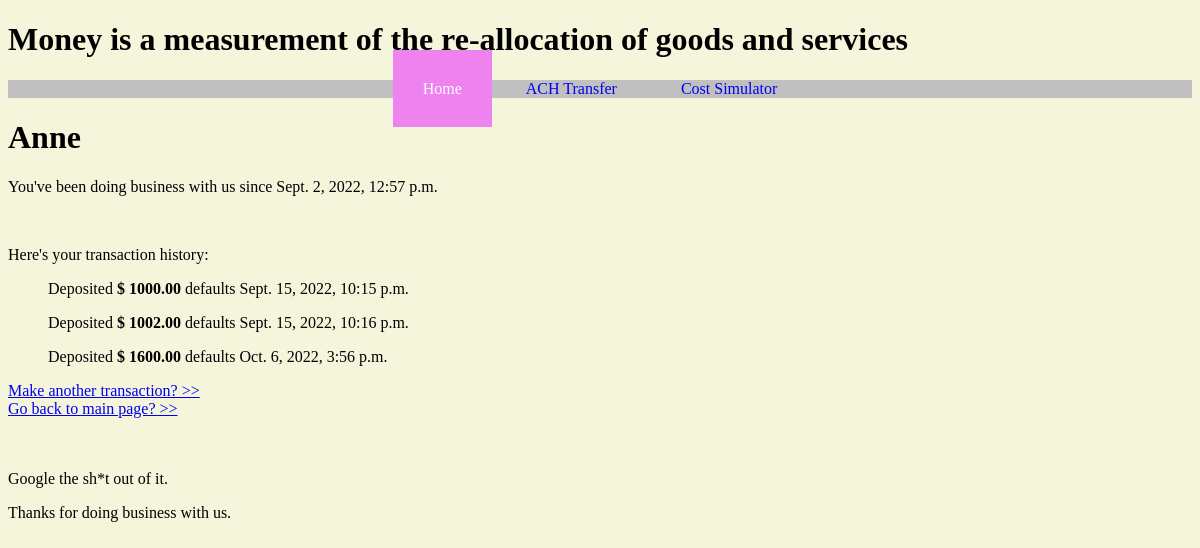
/2/account/, run on the app's committed database.
### perseverance/models.py (models this page shows, shortened)
class Customer(models.Model):
    customer_text = models.CharField(max_length=200)
    pub_date = models.DateTimeField('Doing business with us since ')

class Balance(models.Model):
    customer = models.ForeignKey(Customer, on_delete=models.CASCADE)
    balance_text = models.CharField(max_length=200)
    defaults = models.DecimalField(max_digits=20, decimal_places=2, default=1000.00)
    timestamp = models.DateTimeField('Transaction timestamp ')
    class Meta:
        verbose_name_plural = 'Balance'

### perseverance/views.py (the view)
# urls.py: path('<int:pk>/account/', views.AccountView.as_view(), name='account'),
class AccountView(generic.DetailView):
    model = Customer
    template_name = 'perseverance/account.html'

### perseverance/templates/perseverance/account.html (shortened to what this page needs)
{% extends "./index.html" %}
  {% block content %}
    <h1>{{ customer.customer_text }}  </h1>
    <p>You've been doing business with us since {{ customer.pub_date }}</p><br>
    <p>Here's your transaction history: </p>
    <ul>
      {% for bal in customer.balance_set.all %}
        {% if bal.balance_text == 'Withdraw' %}
         Withdrew <strong>$ -{{ bal.defaults }} </strong> defaults {{bal.timestamp}}</p>
        {% elif bal.balance_text == 'Deposit' %}
         Deposited <strong>$ {{ bal.defaults }} </strong> defaults {{bal.timestamp}}</p>
       {% endif %}
      {% endfor %}
    </ul>
    <a href="{% url 'perseverance:tranx' customer.id %}">Make another transaction? >> </a>
    <br>
    <a href="{% url 'perseverance:index' %}">Go back to main page? >></a>
{% endblock content%}

### perseverance/static/perseverance/style.css (style rules this page uses)
body { background-color: beige; font-family: fantasy; }

### data on the page
Customer: customer_text "Anne", pub_date "Sept. 2, 2022, 12:57 p.m."
Balance: defaults "1000.00", timestamp "Sept. 15, 2022, 10:15 p.m."
Balance: defaults "1002.00", timestamp "Sept. 15, 2022, 10:16 p.m."
Balance: defaults "1600.00", timestamp "Oct. 6, 2022, 3:56 p.m."
